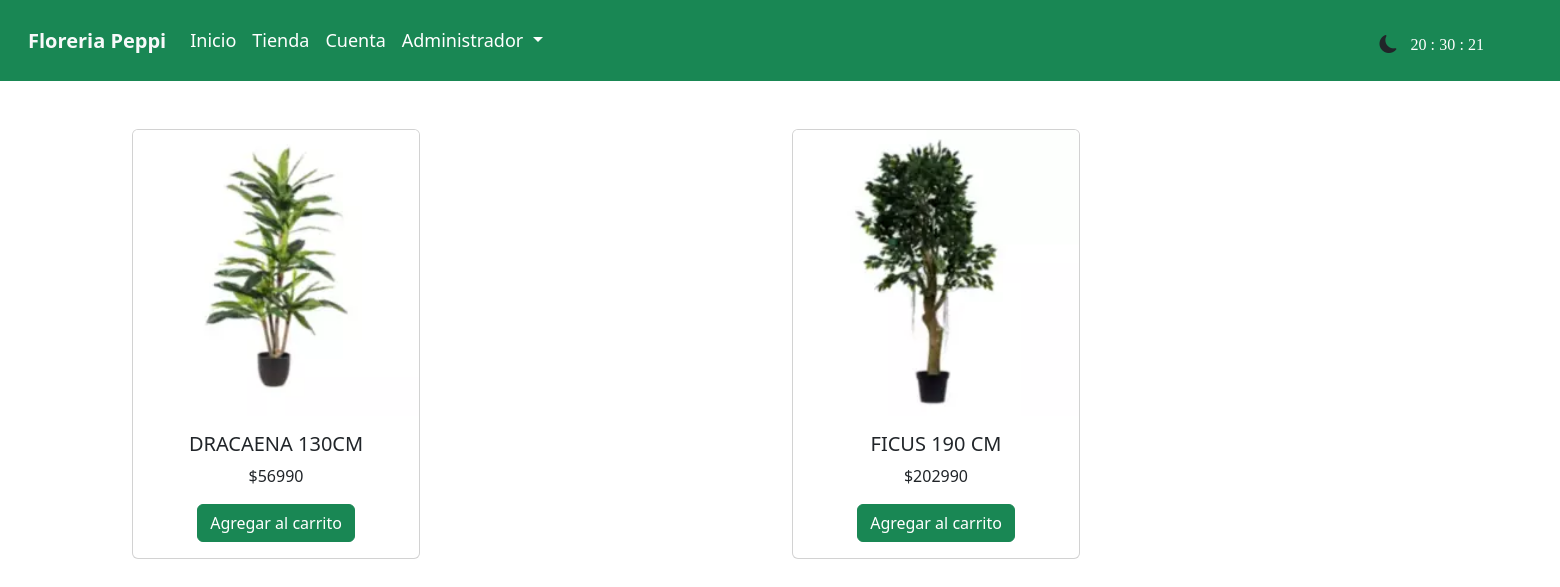
The app's page /planta with its own data.
### apps/Tienda/models.py (models this page shows, shortened)
class Producto(models.Model):
    sku = models.CharField(primary_key=True,max_length=15)
    nombre = models.CharField(max_length=50)
    precio = models.IntegerField()
    stock = models.IntegerField()
    fecha = models.DateField(auto_now_add=True)
    descripcion = models.CharField(max_length=120)
    imagenUrl = models.ImageField(upload_to="media/imagenesProducto")
    categoriaId = models.ForeignKey(Categoria, on_delete=models.CASCADE)

### apps/Tienda/views.py (the view)
# urls.py: path('planta',views.cargarPlanta)
def cargarPlanta(request):
    productos = Producto.objects.all()
    cate_producto_planta = Producto.objects.filter(categoriaId = 3)
    return render(request,"tienda_planta.html",{"producto":productos,"cate_planta": cate_producto_planta})

### apps/Tienda/templates/tienda_planta.html (shortened to what this page needs)
{% extends './base.html' %}
{% load static %}
{% block head %}
    <link rel="stylesheet" href="https://cdnjs.cloudflare.com/ajax/libs/font-awesome/6.4.0/css/all.min.css" />
{% endblock %}
{% block body %}
  <div class="container">
      <div class="row mt-5 text-center">
          {% for p in cate_planta %}
          <div class="col" id="item">
              <div class="card" style="width: 18rem;">
                  <img src="{{p.imagenUrl.url}}" class="card-img-top" alt="...">
                  <div class="card-body">
                      <h5 class="card-title">{{p.nombre}}</h5>
                      <p class="card-text">${{p.precio}}</p>
                      <a class="btn btn-success agregar">Agregar al carrito</a>
                  </div>
              </div>
          </div>
          {% endfor %}
      </div>
  </div>
{% endblock %}

### records on screen
Producto: imagenUrl (picture), nombre "DRACAENA 130CM", precio "56990"
Producto: imagenUrl (picture), nombre "FICUS 190 CM", precio "202990"
